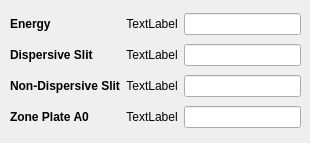
      <widget class="QWidget" name="beamlineTab">
       <attribute name="title">
        <string>Beamline</string>
       </attribute>
       <widget class="QWidget" name="gridLayoutWidget_7">
        <property name="geometry">
         <rect>
          <x>10</x>
          <y>10</y>
          <width>291</width>
          <height>124</height>
         </rect>
        </property>
        <layout class="QGridLayout" name="gridLayout_8">
         <item row="2" column="2">
          <widget class="QLineEdit" name="ndsEdit"/>
         </item>
         <item row="1" column="1">
          <widget class="QLabel" name="dsLabel">
           <property name="text">
            <string>TextLabel</string>
           </property>
           <property name="alignment">
            <set>Qt::AlignCenter</set>
           </property>
          </widget>
         </item>
         <item row="1" column="0">
          <widget class="QLabel" name="label_13">
           <property name="text">
            <string>&lt;html&gt;&lt;head/&gt;&lt;body&gt;&lt;p&gt;&lt;span style=&quot; font-weight:600;&quot;&gt;Dispersive Slit&lt;/span&gt;&lt;/p&gt;&lt;/body&gt;&lt;/html&gt;</string>
           </property>
          </widget>
         </item>
         <item row="1" column="2">
          <widget class="QLineEdit" name="dsEdit"/>
         </item>
         <item row="0" column="0">
          <widget class="QLabel" name="label_4">
           <property name="text">
            <string>&lt;html&gt;&lt;head/&gt;&lt;body&gt;&lt;p&gt;&lt;span style=&quot; font-weight:600;&quot;&gt;Energy&lt;/span&gt;&lt;/p&gt;&lt;/body&gt;&lt;/html&gt;</string>
           </property>
          </widget>
         </item>
         <item row="0" column="2">
          <widget class="QLineEdit" name="energyEdit"/>
         </item>
         <item row="2" column="1">
          <widget class="QLabel" name="ndsLabel">
           <property name="text">
            <string>TextLabel</string>
           </property>
           <property name="alignment">
            <set>Qt::AlignCenter</set>
           </property>
          </widget>
         </item>
         <item row="2" column="0">
          <widget class="QLabel" name="label_14">
           <property name="text">
            <string>&lt;html&gt;&lt;head/&gt;&lt;body&gt;&lt;p&gt;&lt;span style=&quot; font-weight:600;&quot;&gt;Non-Dispersive Slit&lt;/span&gt;&lt;/p&gt;&lt;/body&gt;&lt;/html&gt;</string>
           </property>
          </widget>
         </item>
         <item row="0" column="1">
          <widget class="QLabel" name="energyLabel_2">
           <property name="text">
            <string>TextLabel</string>
           </property>
           <property name="alignment">
            <set>Qt::AlignCenter</set>
           </property>
          </widget>
         </item>
         <item row="3" column="2">
          <widget class="QLineEdit" name="A0Edit"/>
         </item>
         <item row="3" column="1">
          <widget class="QLabel" name="A0Label">
           <property name="text">
            <string>TextLabel</string>
           </property>
           <property name="alignment">
            <set>Qt::AlignCenter</set>
           </property>
          </widget>
         </item>
         <item row="3" column="0">
          <widget class="QLabel" name="label_34">
           <property name="text">
            <string>&lt;html&gt;&lt;head/&gt;&lt;body&gt;&lt;p&gt;&lt;span style=&quot; font-weight:600;&quot;&gt;Zone Plate A0&lt;/span&gt;&lt;/p&gt;&lt;/body&gt;&lt;/html&gt;</string>
           </property>
          </widget>
         </item>
        </layout>
       </widget>
      </widget>
